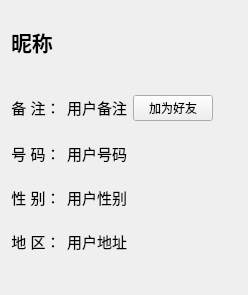
<?xml version="1.0" encoding="UTF-8"?>
<ui version="4.0">
 <class>UserInformation</class>
 <widget class="QWidget" name="UserInformation">
  <property name="geometry">
   <rect>
    <x>0</x>
    <y>0</y>
    <width>248</width>
    <height>295</height>
   </rect>
  </property>
  <property name="windowTitle">
   <string>用户资料</string>
  </property>
  <layout class="QVBoxLayout" name="verticalLayout_2">
   <item>
    <layout class="QVBoxLayout" name="verticalLayout">
     <item>
      <spacer name="verticalSpacer_6">
       <property name="orientation">
        <enum>Qt::Vertical</enum>
       </property>
       <property name="sizeHint" stdset="0">
        <size>
         <width>20</width>
         <height>40</height>
        </size>
       </property>
      </spacer>
     </item>
     <item>
      <layout class="QHBoxLayout" name="horizontalLayout">
       <item>
        <widget class="QLabel" name="labelNickName">
         <property name="font">
          <font>
           <pointsize>16</pointsize>
           <weight>75</weight>
           <bold>true</bold>
          </font>
         </property>
         <property name="text">
          <string>昵称</string>
         </property>
        </widget>
       </item>
       <item>
        <widget class="QLabel" name="labelImage">
         <property name="pixmap">
          <pixmap resource="images/images.qrc">:/new/images/Tux.png</pixmap>
         </property>
        </widget>
       </item>
      </layout>
     </item>
     <item>
      <spacer name="verticalSpacer_8">
       <property name="orientation">
        <enum>Qt::Vertical</enum>
       </property>
       <property name="sizeHint" stdset="0">
        <size>
         <width>20</width>
         <height>40</height>
        </size>
       </property>
      </spacer>
     </item>
     <item>
      <spacer name="verticalSpacer_5">
       <property name="orientation">
        <enum>Qt::Vertical</enum>
       </property>
       <property name="sizeHint" stdset="0">
        <size>
         <width>20</width>
         <height>40</height>
        </size>
       </property>
      </spacer>
     </item>
     <item>
      <layout class="QHBoxLayout" name="horizontalLayout_2">
       <item>
        <widget class="QLabel" name="labelDisplayNameTip">
         <property name="text">
          <string>&lt;!DOCTYPE HTML PUBLIC &quot;-//W3C//DTD HTML 4.0//EN&quot; &quot;http://www.w3.org/TR/REC-html40/strict.dtd&quot;&gt;
&lt;html&gt;&lt;head&gt;&lt;meta name=&quot;qrichtext&quot; content=&quot;1&quot; /&gt;&lt;style type=&quot;text/css&quot;&gt;
p, li { white-space: pre-wrap; }
&lt;/style&gt;&lt;/head&gt;&lt;body style=&quot; font-family:'SimSun'; font-size:9pt; font-weight:400; font-style:normal;&quot;&gt;
&lt;p align=&quot;center&quot; style=&quot; margin-top:0px; margin-bottom:0px; margin-left:0px; margin-right:0px; -qt-block-indent:0; text-indent:0px;&quot;&gt;&lt;span style=&quot; font-size:11pt;&quot;&gt;备 注：&lt;/span&gt;&lt;/p&gt;&lt;/body&gt;&lt;/html&gt;</string>
         </property>
        </widget>
       </item>
       <item>
        <widget class="QLabel" name="labelDisplayName">
         <property name="text">
          <string>&lt;!DOCTYPE HTML PUBLIC &quot;-//W3C//DTD HTML 4.0//EN&quot; &quot;http://www.w3.org/TR/REC-html40/strict.dtd&quot;&gt;
&lt;html&gt;&lt;head&gt;&lt;meta name=&quot;qrichtext&quot; content=&quot;1&quot; /&gt;&lt;style type=&quot;text/css&quot;&gt;
p, li { white-space: pre-wrap; }
&lt;/style&gt;&lt;/head&gt;&lt;body style=&quot; font-family:'SimSun'; font-size:9pt; font-weight:400; font-style:normal;&quot;&gt;
&lt;p align=&quot;center&quot; style=&quot; margin-top:0px; margin-bottom:0px; margin-left:0px; margin-right:0px; -qt-block-indent:0; text-indent:0px;&quot;&gt;&lt;span style=&quot; font-size:11pt;&quot;&gt;用户备注&lt;/span&gt;&lt;/p&gt;&lt;/body&gt;&lt;/html&gt;</string>
         </property>
        </widget>
       </item>
       <item>
        <widget class="QPushButton" name="pushButtonMakeFriend">
         <property name="text">
          <string>加为好友</string>
         </property>
        </widget>
       </item>
       <item>
        <spacer name="horizontalSpacer">
         <property name="orientation">
          <enum>Qt::Horizontal</enum>
         </property>
         <property name="sizeHint" stdset="0">
          <size>
           <width>40</width>
           <height>20</height>
          </size>
         </property>
        </spacer>
       </item>
      </layout>
     </item>
     <item>
      <spacer name="verticalSpacer_4">
       <property name="orientation">
        <enum>Qt::Vertical</enum>
       </property>
       <property name="sizeHint" stdset="0">
        <size>
         <width>20</width>
         <height>40</height>
        </size>
       </property>
      </spacer>
     </item>
     <item>
      <layout class="QHBoxLayout" name="horizontalLayout_3">
       <item>
        <widget class="QLabel" name="label_5">
         <property name="text">
          <string>&lt;!DOCTYPE HTML PUBLIC &quot;-//W3C//DTD HTML 4.0//EN&quot; &quot;http://www.w3.org/TR/REC-html40/strict.dtd&quot;&gt;
&lt;html&gt;&lt;head&gt;&lt;meta name=&quot;qrichtext&quot; content=&quot;1&quot; /&gt;&lt;style type=&quot;text/css&quot;&gt;
p, li { white-space: pre-wrap; }
&lt;/style&gt;&lt;/head&gt;&lt;body style=&quot; font-family:'SimSun'; font-size:9pt; font-weight:400; font-style:normal;&quot;&gt;
&lt;p align=&quot;center&quot; style=&quot; margin-top:0px; margin-bottom:0px; margin-left:0px; margin-right:0px; -qt-block-indent:0; text-indent:0px;&quot;&gt;&lt;span style=&quot; font-size:11pt;&quot;&gt;号 码：&lt;/span&gt;&lt;/p&gt;&lt;/body&gt;&lt;/html&gt;</string>
         </property>
        </widget>
       </item>
       <item>
        <widget class="QLabel" name="labelUID">
         <property name="text">
          <string>&lt;!DOCTYPE HTML PUBLIC &quot;-//W3C//DTD HTML 4.0//EN&quot; &quot;http://www.w3.org/TR/REC-html40/strict.dtd&quot;&gt;
&lt;html&gt;&lt;head&gt;&lt;meta name=&quot;qrichtext&quot; content=&quot;1&quot; /&gt;&lt;style type=&quot;text/css&quot;&gt;
p, li { white-space: pre-wrap; }
&lt;/style&gt;&lt;/head&gt;&lt;body style=&quot; font-family:'SimSun'; font-size:9pt; font-weight:400; font-style:normal;&quot;&gt;
&lt;p style=&quot; margin-top:0px; margin-bottom:0px; margin-left:0px; margin-right:0px; -qt-block-indent:0; text-indent:0px;&quot;&gt;&lt;span style=&quot; font-size:11pt;&quot;&gt;用户号码&lt;/span&gt;&lt;/p&gt;&lt;/body&gt;&lt;/html&gt;</string>
         </property>
        </widget>
       </item>
       <item>
        <spacer name="horizontalSpacer_2">
         <property name="orientation">
          <enum>Qt::Horizontal</enum>
         </property>
         <property name="sizeHint" stdset="0">
          <size>
           <width>40</width>
           <height>20</height>
          </size>
         </property>
        </spacer>
       </item>
      </layout>
     </item>
     <item>
      <spacer name="verticalSpacer_3">
       <property name="orientation">
        <enum>Qt::Vertical</enum>
       </property>
       <property name="sizeHint" stdset="0">
        <size>
         <width>20</width>
         <height>40</height>
        </size>
       </property>
      </spacer>
     </item>
     <item>
      <layout class="QHBoxLayout" name="horizontalLayout_5">
       <item>
        <widget class="QLabel" name="label_9">
         <property name="text">
          <string>&lt;!DOCTYPE HTML PUBLIC &quot;-//W3C//DTD HTML 4.0//EN&quot; &quot;http://www.w3.org/TR/REC-html40/strict.dtd&quot;&gt;
&lt;html&gt;&lt;head&gt;&lt;meta name=&quot;qrichtext&quot; content=&quot;1&quot; /&gt;&lt;style type=&quot;text/css&quot;&gt;
p, li { white-space: pre-wrap; }
&lt;/style&gt;&lt;/head&gt;&lt;body style=&quot; font-family:'SimSun'; font-size:9pt; font-weight:400; font-style:normal;&quot;&gt;
&lt;p align=&quot;center&quot; style=&quot; margin-top:0px; margin-bottom:0px; margin-left:0px; margin-right:0px; -qt-block-indent:0; text-indent:0px;&quot;&gt;&lt;span style=&quot; font-size:11pt;&quot;&gt;性 别：&lt;/span&gt;&lt;/p&gt;&lt;/body&gt;&lt;/html&gt;</string>
         </property>
        </widget>
       </item>
       <item>
        <widget class="QLabel" name="labelGender">
         <property name="text">
          <string>&lt;!DOCTYPE HTML PUBLIC &quot;-//W3C//DTD HTML 4.0//EN&quot; &quot;http://www.w3.org/TR/REC-html40/strict.dtd&quot;&gt;
&lt;html&gt;&lt;head&gt;&lt;meta name=&quot;qrichtext&quot; content=&quot;1&quot; /&gt;&lt;style type=&quot;text/css&quot;&gt;
p, li { white-space: pre-wrap; }
&lt;/style&gt;&lt;/head&gt;&lt;body style=&quot; font-family:'SimSun'; font-size:9pt; font-weight:400; font-style:normal;&quot;&gt;
&lt;p style=&quot; margin-top:0px; margin-bottom:0px; margin-left:0px; margin-right:0px; -qt-block-indent:0; text-indent:0px;&quot;&gt;&lt;span style=&quot; font-size:11pt;&quot;&gt;用户性别&lt;/span&gt;&lt;/p&gt;&lt;/body&gt;&lt;/html&gt;</string>
         </property>
        </widget>
       </item>
       <item>
        <spacer name="horizontalSpacer_4">
         <property name="orientation">
          <enum>Qt::Horizontal</enum>
         </property>
         <property name="sizeHint" stdset="0">
          <size>
           <width>40</width>
           <height>20</height>
          </size>
         </property>
        </spacer>
       </item>
      </layout>
     </item>
     <item>
      <spacer name="verticalSpacer_2">
       <property name="orientation">
        <enum>Qt::Vertical</enum>
       </property>
       <property name="sizeHint" stdset="0">
        <size>
         <width>20</width>
         <height>40</height>
        </size>
       </property>
      </spacer>
     </item>
     <item>
      <layout class="QHBoxLayout" name="horizontalLayout_4">
       <item>
        <widget class="QLabel" name="label_7">
         <property name="text">
          <string>&lt;!DOCTYPE HTML PUBLIC &quot;-//W3C//DTD HTML 4.0//EN&quot; &quot;http://www.w3.org/TR/REC-html40/strict.dtd&quot;&gt;
&lt;html&gt;&lt;head&gt;&lt;meta name=&quot;qrichtext&quot; content=&quot;1&quot; /&gt;&lt;style type=&quot;text/css&quot;&gt;
p, li { white-space: pre-wrap; }
&lt;/style&gt;&lt;/head&gt;&lt;body style=&quot; font-family:'SimSun'; font-size:9pt; font-weight:400; font-style:normal;&quot;&gt;
&lt;p align=&quot;center&quot; style=&quot; margin-top:0px; margin-bottom:0px; margin-left:0px; margin-right:0px; -qt-block-indent:0; text-indent:0px;&quot;&gt;&lt;span style=&quot; font-size:11pt;&quot;&gt;地 区：&lt;/span&gt;&lt;/p&gt;&lt;/body&gt;&lt;/html&gt;</string>
         </property>
        </widget>
       </item>
       <item>
        <widget class="QLabel" name="labelAddress">
         <property name="text">
          <string>&lt;!DOCTYPE HTML PUBLIC &quot;-//W3C//DTD HTML 4.0//EN&quot; &quot;http://www.w3.org/TR/REC-html40/strict.dtd&quot;&gt;
&lt;html&gt;&lt;head&gt;&lt;meta name=&quot;qrichtext&quot; content=&quot;1&quot; /&gt;&lt;style type=&quot;text/css&quot;&gt;
p, li { white-space: pre-wrap; }
&lt;/style&gt;&lt;/head&gt;&lt;body style=&quot; font-family:'SimSun'; font-size:9pt; font-weight:400; font-style:normal;&quot;&gt;
&lt;p style=&quot; margin-top:0px; margin-bottom:0px; margin-left:0px; margin-right:0px; -qt-block-indent:0; text-indent:0px;&quot;&gt;&lt;span style=&quot; font-size:11pt;&quot;&gt;用户地址&lt;/span&gt;&lt;/p&gt;&lt;/body&gt;&lt;/html&gt;</string>
         </property>
        </widget>
       </item>
       <item>
        <spacer name="horizontalSpacer_3">
         <property name="orientation">
          <enum>Qt::Horizontal</enum>
         </property>
         <property name="sizeHint" stdset="0">
          <size>
           <width>40</width>
           <height>20</height>
          </size>
         </property>
        </spacer>
       </item>
      </layout>
     </item>
     <item>
      <spacer name="verticalSpacer">
       <property name="orientation">
        <enum>Qt::Vertical</enum>
       </property>
       <property name="sizeHint" stdset="0">
        <size>
         <width>20</width>
         <height>40</height>
        </size>
       </property>
      </spacer>
     </item>
     <item>
      <spacer name="verticalSpacer_7">
       <property name="orientation">
        <enum>Qt::Vertical</enum>
       </property>
       <property name="sizeHint" stdset="0">
        <size>
         <width>20</width>
         <height>40</height>
        </size>
       </property>
      </spacer>
     </item>
    </layout>
   </item>
  </layout>
 </widget>
 <resources>
  <include location="images/images.qrc"/>
 </resources>
 <connections/>
</ui>
